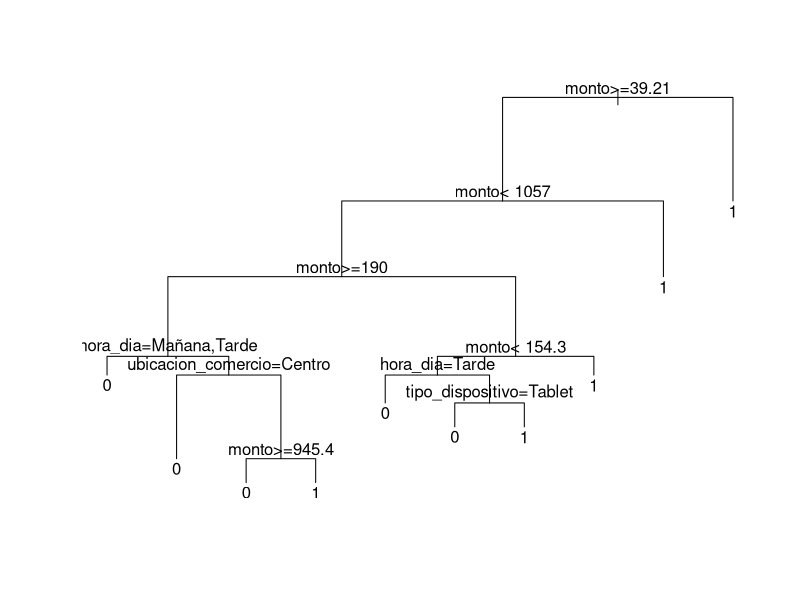
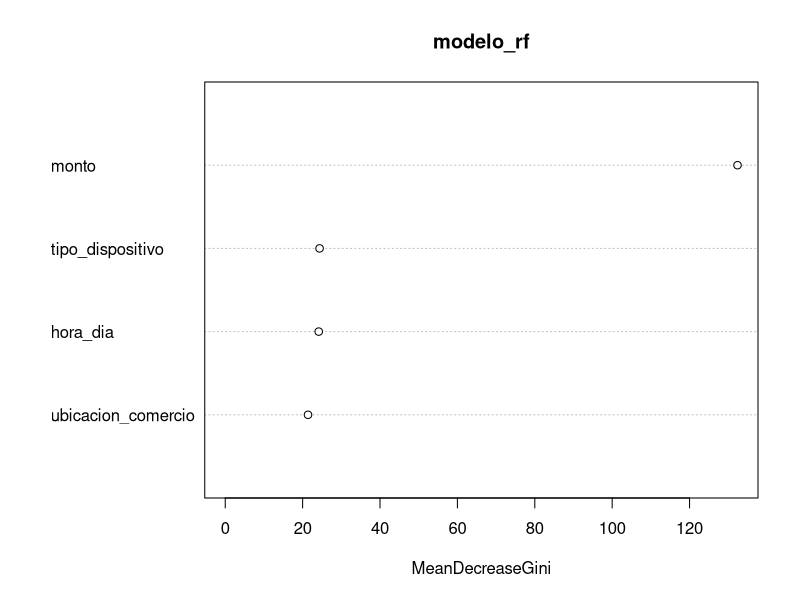

The R script that drew these images, in order:
install.packages("dplyr")
install.packages("rpart")
install.packages("randomForest")
install.packages("caret")
install.packages("ROSE") 
library(dplyr)
library(rpart)
library(randomForest)
library(caret)
library(ROSE)
transacciones <- read.csv("transacciones.csv")
head(transacciones)
transacciones$flag_fraude <- as.factor(transacciones$flag_fraude)
transacciones$ubicacion_comercio <- as.factor(transacciones$ubicacion_comercio)
transacciones$hora_dia <- as.factor(transacciones$hora_dia)
transacciones$tipo_dispositivo <- as.factor(transacciones$tipo_dispositivo)
table(transacciones$flag_fraude)
transacciones_balanceadas <- ROSE(flag_fraude ~ monto + ubicacion_comercio + hora_dia + tipo_dispositivo, 
                                  data = transacciones, 
                                  seed = 1)$data
set.seed(1)
train_index <- createDataPartition(transacciones_balanceadas$flag_fraude, p = 0.7, list = FALSE)
train_data <- transacciones_balanceadas[train_index, ]
test_data <- transacciones_balanceadas[-train_index, ]
modelo_arbol <- rpart(flag_fraude ~ monto + ubicacion_comercio + hora_dia + tipo_dispositivo, 
                      data = train_data, method = "class", 
                      control = rpart.control(minsplit = 10, cp = 0.01))
plot(modelo_arbol)
text(modelo_arbol, pretty = 1)

predicciones_arbol <- predict(modelo_arbol, test_data, type = "class")
confusionMatrix(predicciones_arbol, test_data$flag_fraude)

set.seed(1)
modelo_rf <- randomForest(flag_fraude ~ monto + ubicacion_comercio + hora_dia + tipo_dispositivo, 
                          data = train_data, ntree = 100, mtry = 2) 

importance(modelo_rf)
varImpPlot(modelo_rf)

predicciones_rf <- predict(modelo_rf, test_data)
confusionMatrix(predicciones_rf, test_data$flag_fraude)
